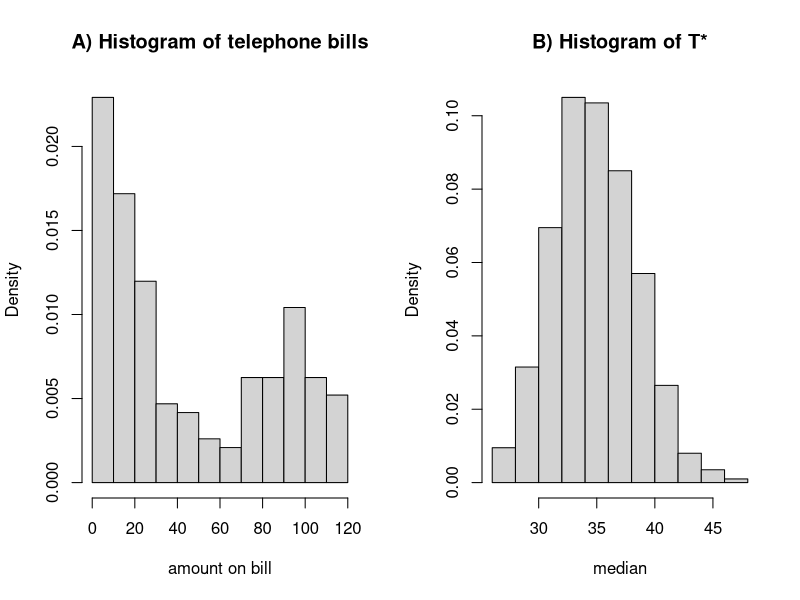
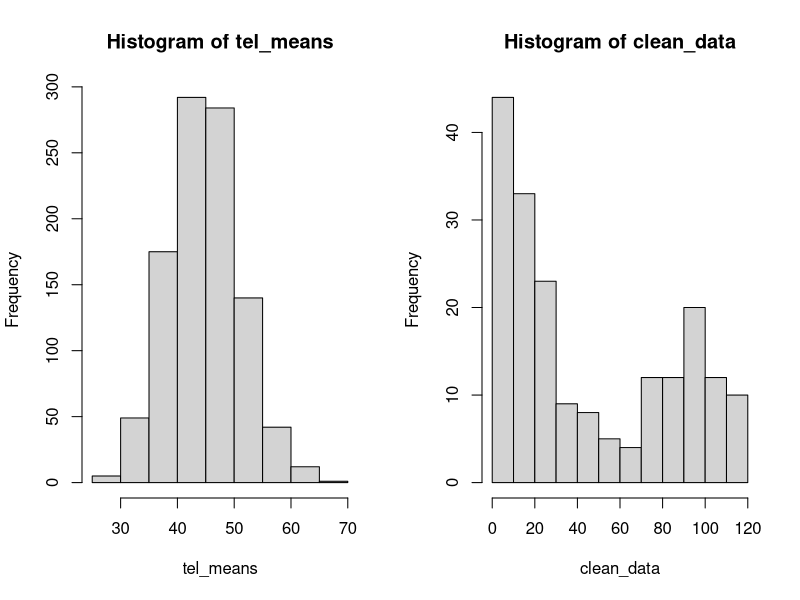
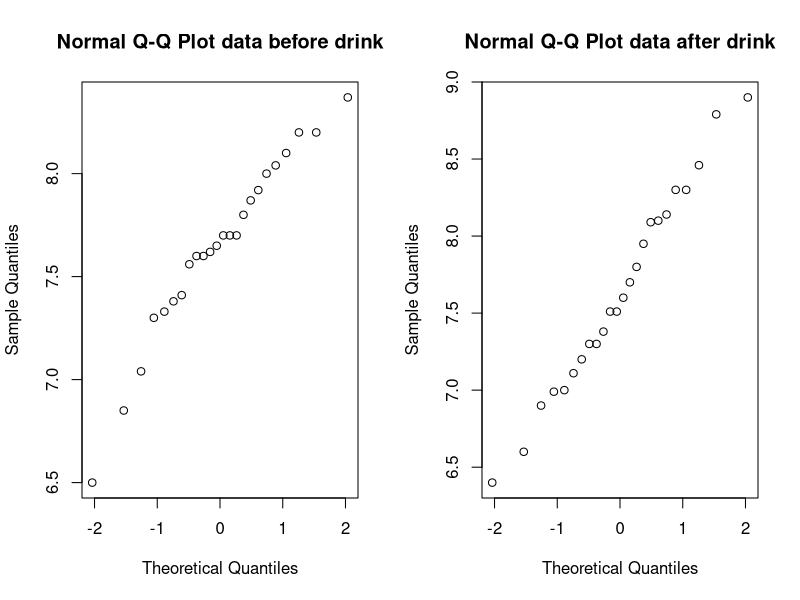
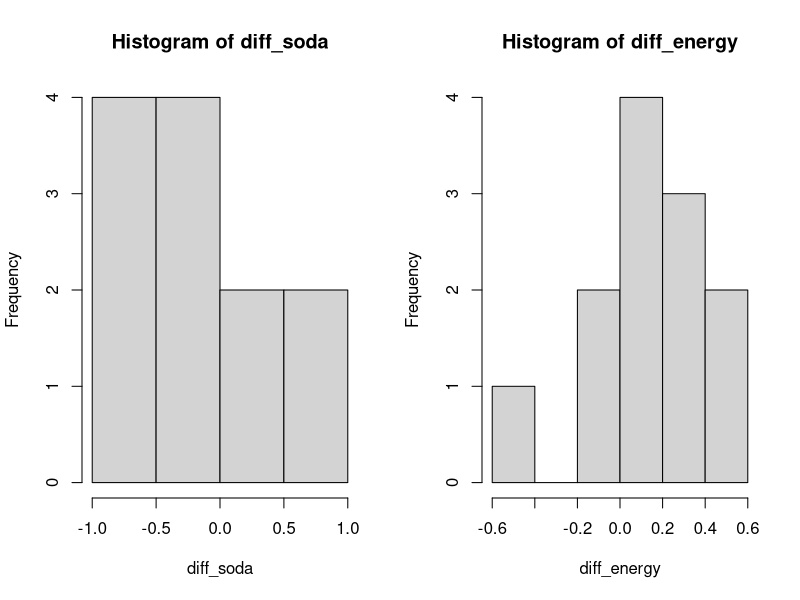
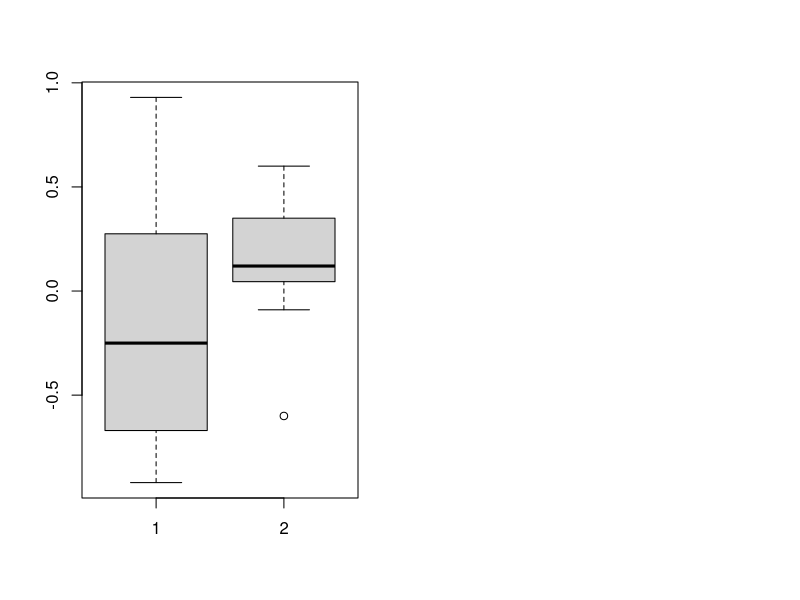

Recreate these plots in R, in order.
# ASSIGNMENT 1 EXERCISE 3 #

# A

data = read.table(file = "telephone.txt", header=TRUE)
nonzero = apply(data, 1, function(row) all(row > 0))
clean_data = data[nonzero, ]
# 2 plots on 1 figure
par(mfrow=c(1,2))
hist(clean_data,prob=T, main="A) Histogram of telephone bills", xlab="amount on bill")

# B

# Median is test statistic
t = median(clean_data)
n = length(clean_data)
B = 1000
tstar = numeric(B)
# Lambda's ranging from 0.01, 0.02 ... up to 0.1
l = seq(0.01,0.1,by=0.01)

# Create a set of representative medians 
# for the exponential distribution
# with lambda varying between [0.01,0.1]
# and sample length equal to our data sample
for (i in 1:10) {
  for (j in 1:B) {
    xstar = rexp(n, l[i])  
    tstar[j] = median(xstar)
  }
  # Calculate the p-value
  pl=sum(tstar<t)/B
  pr=sum(tstar>t)/B
  p=2*min(pl,pr)
  # Print the p-value
  cat("p-value = ", p, "for lambda = ", l[i], "\n")
  if (p > 0.05){ # h0 is not rejected
    cat("H0 is not rejected with lambda = ", l[i], "\n")
    hist(tstar, prob = T, main = "B) Histogram of T*", xlab = "median")  
  }
}

#C

B = 1000
tstar = numeric(B)

for (i in 1:B){
  xstar = sample(clean_data, replace=TRUE)
  tstar[i] = median(xstar)
}

tstar25 = quantile(tstar,0.025)
tstar975 = quantile(tstar,0.975)
sum(tstar<tstar25)
c(2*t-tstar975,2*t-tstar25)

# D

# Assume this sample originate from an exponential distribution for an unknown lambda

# Use Central Limit Theorem for sample mean
B = 1000
sampleSize = 30
tel_means = numeric(B)
for (i in 1:B){
  sample = sample(clean_data, size = sampleSize)
  tel_means[i] = mean(sample)
}
t = median(tel_means) #median tel_means  45.32217
hist(tel_means)

# Estimate lambda varying between [0.01, 0.1]
l = seq(0.01,0.1,by=0.01)
exp_means = numeric(B)
for (i in 1:10) {
  exp = rexp(1000, rate = l[i])
  for (j in 1:B){
    sample = sample(exp, size = sampleSize)
    exp_means[j] = mean(sample)
  }
  # Print the median
  cat("median = ", median(exp_means), "for lambda = ", l[i], "\n")
}

# Construct 95% confidence interval for the population median
B = 1000
tstar = numeric(B)

for (i in 1:B){
  xstar = sample(rexp(1000, rate = 0.02), replace=TRUE)
  tstar[i] = median(xstar)
}

tstar25 = quantile(tstar,0.025)
tstar975 = quantile(tstar,0.975)
sum(tstar<tstar25)
c(2*t-tstar975,2*t-tstar25)

# E

#Using an appropriate test, 
#test the null hypothesis that the median bill is bigger or equal to 40 euro
#against the alternative that the median bill is smaller than 40 euro. 

# H 0            median bill >=  40 euro
# H alternative  median bill <   40 euro

hist(clean_data)
median(clean_data) #28.905
#Because the data originates from one sample and is not normally distributed,
#we perform a sign test.
x = sum(clean_data>=40)
n = length(clean_data)
binom.test(x,n,p=0.5)

#Next, design and perform a test
#to check whether the fraction of the bills less than 10 euro is at most 25%.



# ----------------------------------------------------------------------


# ASSIGNMENT 1 EXERCISE 4 #

# A

data = read.table(file = "run.txt", header=TRUE)

# Check for normality
par(mfrow=c(1,2))
qqnorm(data$before, main = "Normal Q-Q Plot data before drink")
qqnorm(data$after, main = "Normal Q-Q Plot data after drink")

# Pearson's correlation test
cor.test(data$before,data$after)

# B

# H0 : soda_before - soda_after = 0
soda = subset(data, drink=='lemo', select=c(before, after))
t.test(soda$before, soda$after, paired=TRUE)

# H0 energy_before - energy_after = 0
energy = subset(data, drink=='energy', select=c(before, after))
t.test(energy$before, energy$after, paired=TRUE)

# C 

n = nrow(soda)
diff_soda = numeric(n)
for (i in 1:n) {
  diff_soda[i] = soda$before[i] - soda$after[i]
}

m = nrow(energy)
diff_energy = numeric(m)
for (i in 1:m) {
  diff_energy[i] = energy$before[i] - energy$after[i]
}

# H0 : mean_diff_soda = mean_diff_energy

hist(diff_soda)
hist(diff_energy)
boxplot(diff_soda,diff_energy)

t.test(diff_soda,diff_energy)

# D
